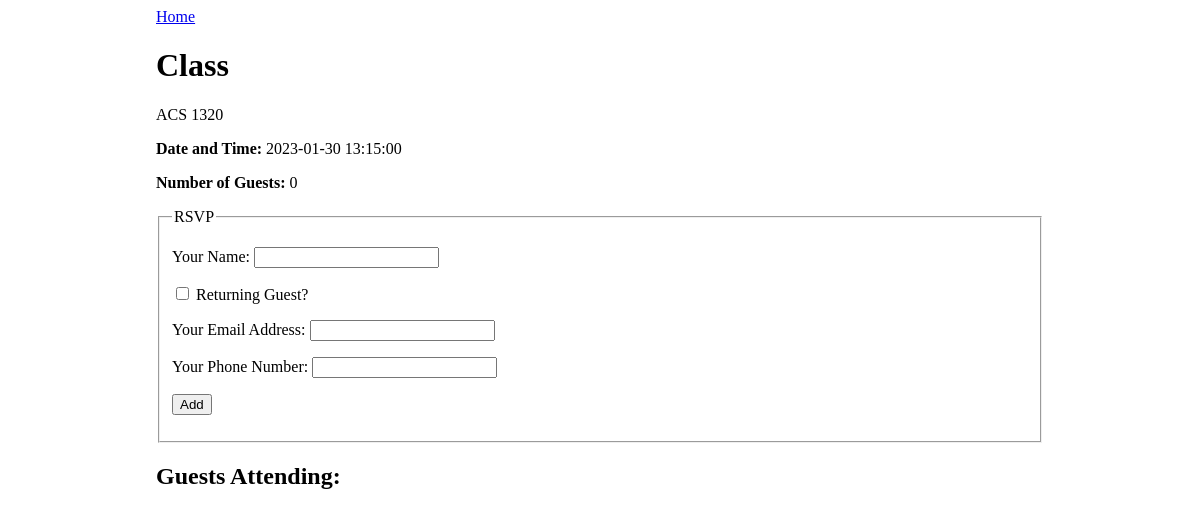
The page /event/2 on the database as committed earlier.
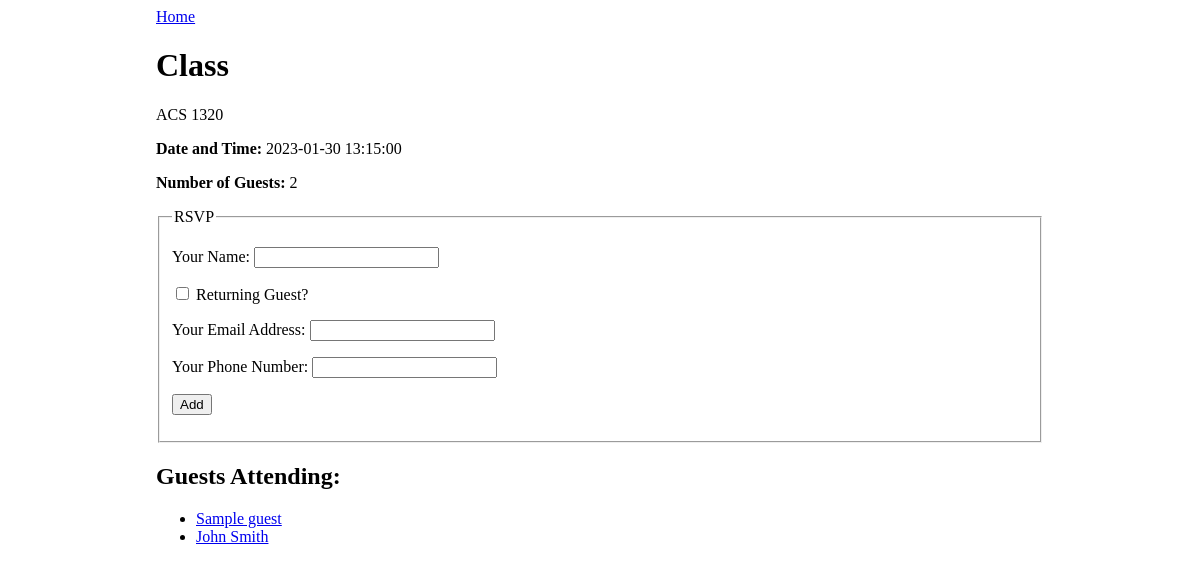
The same page on the database as committed later.
### events_app/models.py (models this page shows)
class Guest(db.Model):
    id = db.Column(db.Integer, primary_key=True)
    name = db.Column(db.String(80), nullable=False)
    email = db.Column(db.String(80), nullable=False, unique=True)
    phone = db.Column(db.String(10), nullable=False)
    events_attending = db.relationship(
        'Event', secondary='guest_event', back_populates='guests')

### events_app/routes.py (the view)
@main.route('/event/<event_id>', methods=['GET'])
def event_detail(event_id):
    event = Event.query.get(event_id)
    return render_template('event_detail.html', event=event)

### events_app/templates/event_detail.html (shortened to what this page needs)
{% extends 'base.html' %}
{% block content %}
<a href="/">Home</a>
<h1>{{ event.title }}</h1>
<p>{{ event.description }}</p>
<p><strong>Date and Time: </strong>{{ event.date_and_time }}</p>
<p><strong>Number of Guests: </strong>{{ event.guests|length }}</p>
<form method="POST">
    <fieldset>
        <legend>RSVP</legend>
        <p>
            <label>
                Your Name:
                <input type="text" name="guest_name">
            </label>
        </p>
        <p>
            <label>
                <input type="checkbox" name="returning" onchange="returningGuestChanged(this.checked)">
                Returning Guest?
            </label>
        </p>
        <div id="new-guest-info">
            <p>
                <label>
                    Your Email Address:
                    <input type="email" name="email">
                </label>
            </p>
            <p>
                <label>
                    Your Phone Number:
                    <input type="phone" name="phone">
                </label>
            </p>
        </div>
        <p>
            <input type="submit" name="submit" value="Add">
        </p>
    </fieldset>
</form>
<h2>Guests Attending:</h2>
<ul>
    {% for guest in event.guests %}
    <li><a href="/guest/{{ guest.id }}">{{ guest.name }}</a></li>
    {% endfor %}
</ul>
{% endblock %}

Rows that differ between the two databases and show on the page:
added Guest: name "Sample guest"
added Guest: name "John Smith"
Other text that changed with them:
{{ event.guests|length }}: "0" → "2"
